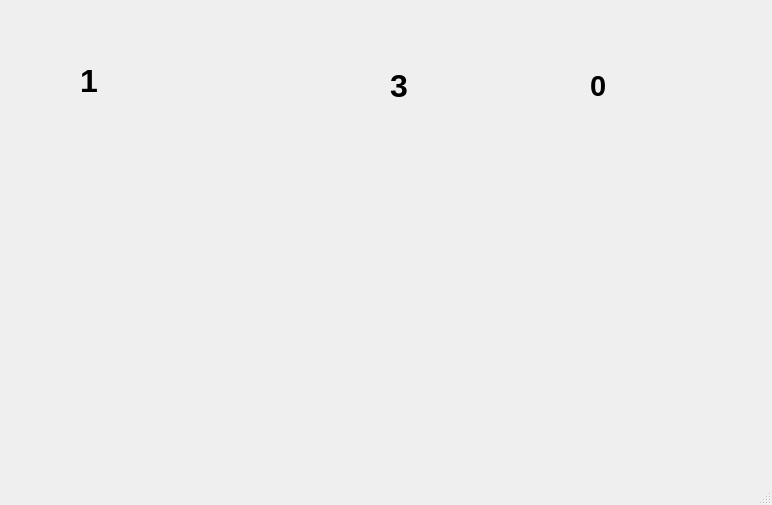
<?xml version="1.0" encoding="UTF-8"?>
<ui version="4.0">
 <class>MainWindow2</class>
 <widget class="QMainWindow" name="MainWindow2">
  <property name="geometry">
   <rect>
    <x>0</x>
    <y>0</y>
    <width>772</width>
    <height>505</height>
   </rect>
  </property>
  <property name="windowTitle">
   <string>MainWindow</string>
  </property>
  <widget class="QWidget" name="centralwidget">
   <widget class="QLabel" name="l2">
    <property name="geometry">
     <rect>
      <x>-10</x>
      <y>10</y>
      <width>741</width>
      <height>431</height>
     </rect>
    </property>
    <property name="text">
     <string/>
    </property>
   </widget>
   <widget class="QLabel" name="timeLabel">
    <property name="geometry">
     <rect>
      <x>80</x>
      <y>50</y>
      <width>171</width>
      <height>61</height>
     </rect>
    </property>
    <property name="font">
     <font>
      <family>Helvetica</family>
      <pointsize>24</pointsize>
      <weight>75</weight>
      <bold>true</bold>
     </font>
    </property>
    <property name="text">
     <string>1</string>
    </property>
   </widget>
   <widget class="QLabel" name="scoreLabel">
    <property name="geometry">
     <rect>
      <x>390</x>
      <y>60</y>
      <width>181</width>
      <height>51</height>
     </rect>
    </property>
    <property name="font">
     <font>
      <family>Helvetica</family>
      <pointsize>24</pointsize>
      <weight>75</weight>
      <bold>true</bold>
     </font>
    </property>
    <property name="text">
     <string>3</string>
    </property>
   </widget>
   <widget class="QLabel" name="countLabel">
    <property name="geometry">
     <rect>
      <x>260</x>
      <y>60</y>
      <width>111</width>
      <height>41</height>
     </rect>
    </property>
    <property name="font">
     <font>
      <family>Helvetica</family>
      <pointsize>22</pointsize>
      <weight>75</weight>
      <bold>true</bold>
     </font>
    </property>
    <property name="text">
     <string/>
    </property>
   </widget>
   <widget class="QLabel" name="scoreLabel2">
    <property name="geometry">
     <rect>
      <x>590</x>
      <y>70</y>
      <width>101</width>
      <height>31</height>
     </rect>
    </property>
    <property name="font">
     <font>
      <family>Helvetica</family>
      <pointsize>22</pointsize>
      <weight>75</weight>
      <bold>true</bold>
     </font>
    </property>
    <property name="text">
     <string>0</string>
    </property>
   </widget>
  </widget>
  <widget class="QMenuBar" name="menubar">
   <property name="geometry">
    <rect>
     <x>0</x>
     <y>0</y>
     <width>772</width>
     <height>21</height>
    </rect>
   </property>
  </widget>
  <widget class="QStatusBar" name="statusbar"/>
 </widget>
 <resources/>
 <connections/>
</ui>
